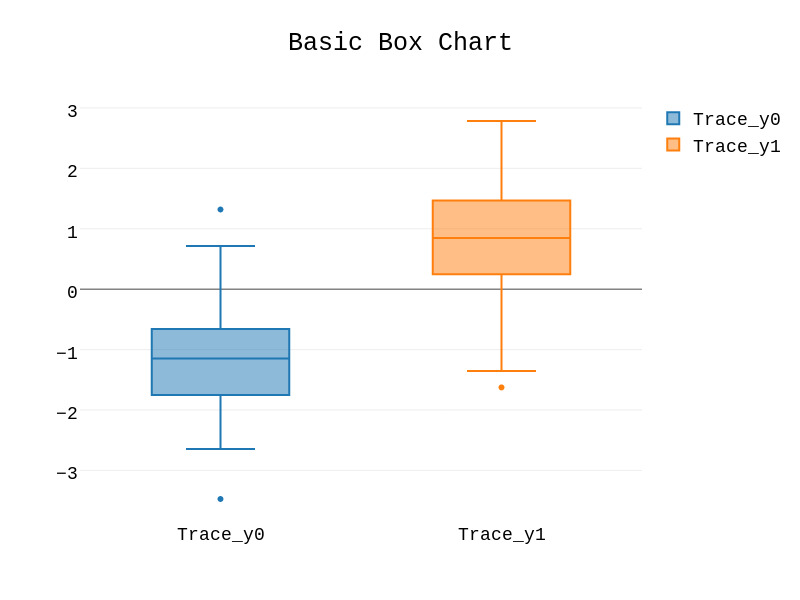

This chart was generated by the following Python code:
#!/usr/bin/env python2
# -*- coding: utf-8 -*-
"""
Created on Thu Jul 20 15:03:07 2017

@author: Sayali Sonawane
"""
# Import packages
import numpy as np
import plotly
from plotly.graph_objs import Layout,Box

# Create data 
y0 = np.random.randn(50)-1
y1 = np.random.randn(50)+1

# Define trace
trace1 =Box(y=y0,showlegend=True,name='Trace_y0')
trace2 =Box(y=y1,showlegend=True,name='Trace_y1')

# Create chart 
# Output will be stored as a html file. 
# Whenever we will open output html file, one popup option will ask us about if want to save it in jpeg format.
# Font family can be used in a layout to define font type, font size and font color for title           
plotly.offline.plot({
                         "data": [
                                  trace1,trace2
                                  ], 
                        "layout": Layout(title="Basic Box Chart",font=dict(family='Courier New, monospace', size=18, color='rgb(0,0,0)'))
                                  },filename='basic_box_chart.html',image='jpeg')
